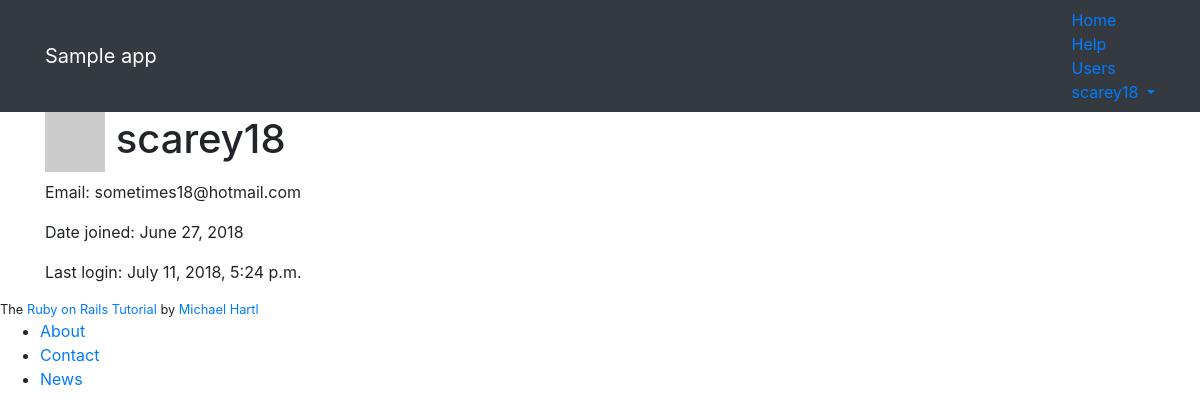
The app's page /users/1 (signed in), older data.
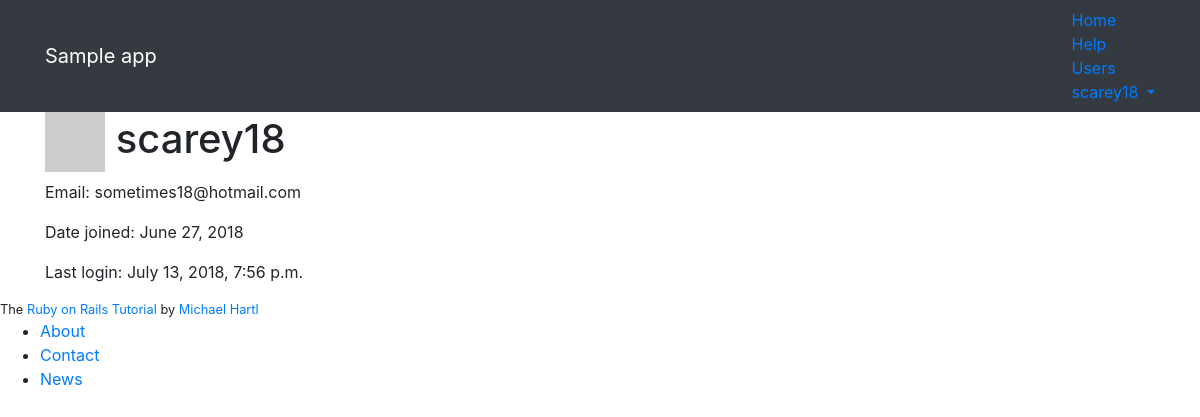
The same page, newer data.
### static_pages/models.py (models this page shows, shortened)
class User(AbstractUser):
    is_active = models.BooleanField(default=False)
    REQUIRED_FIELDS = ['email']
    def gravatar(self, size=60):
        digest = hashlib.md5(self.email.encode()).hexdigest()
        url = f'http://www.gravatar.com/avatar/{digest}'
        return mark_safe(f'<img src="{url}" height="{size}" width="{size}" class="gravatar">')

### static_pages/views.py (the view)
# urls.py: path('users/<int:pk>', views.UserProfile.as_view(), name='profile'),
class UserProfile(LoginRequiredMixin, DetailView):
    model = User
    template_name = 'static_pages/profile.html'
    fields = ['username', 'email']
    def get_context_object_name(self, obj):
        return 'u'
    def get_context_data(self, **kwargs):
        context = super().get_context_data(**kwargs)
        context['page_title'] = self.object.username
        return context
    def get_queryset(self):
        return active_users()

### static_pages/utils.py (called while the page is built)
def active_users():
    return User.objects.filter(is_active=True)

### static_pages/templates/static_pages/profile.html
{% extends 'base.html' %}
{% block content %}
<div class="row">
	<aside class="col-md-4">
		<section class="user_info">
			<h1>
				{{ u.gravatar }}
				{{ u.username }}
			</h1>
			<p>Email: {{ u.email }}</p>
			<p>Date joined: {{ u.date_joined|date:"F d, Y" }}</p>
			<p>Last login: {{ u.last_login }}</p>
		</section>
	</aside>
</div>
{% endblock %}

### static_pages/templates/base.html (shortened to what this page needs)
<head>
	<link rel="stylesheet" href="https://stackpath.bootstrapcdn.com/bootstrap/4.1.1/css/bootstrap.min.css">
	{% load static %}
	<link rel="stylesheet" type="text/css" href="{% static 'static_pages/style.scss' %}">
</head>
<body>
    <header class="navbar navbar-fixed-top navbar-dark bg-dark">
      	<div class="container">
        	<a href="{% url 'static_pages:home' %}" id="logo" class="navbar-brand">Sample app</a>
        	<nav>
          		<ul class="nav navbar-nav navbar-right">
            		<li><a href="{% url 'static_pages:home' %}">Home</a></li>
            		<li><a href="{% url 'static_pages:help' %}">Help</a></li>
            		{% if user.is_authenticated %}
            		<li><a href="{% url 'static_pages:index' %}">Users</a></li>
            		<li class="dropdown">
            			<a href="#" class="dropdown-toggle" data-toggle="dropdown">
            				{{ user.username }}<b class="caret"></b>
            			</a>
            		</li>
            		{% else %}
            		<li><a href="{% url 'static_pages:login' %}">Log in</a></li>
            		{% endif %}
          		</ul>
        	</nav>
      	</div>
    </header>
    <div class="container content">
        {% block content %}{% endblock %}
    </div>
    <footer class="footer">
		<small>
	    	The <a href="http://www.railstutorial.org/">Ruby on Rails Tutorial</a>
	   		by <a href="http://www.michaelhartl.com/">Michael Hartl</a>
	  	</small>
	  	<nav>
	    	<ul>
	      		<li><a href="{% url 'static_pages:about' %}">About</a></li>
	      		<li><a href="{% url 'static_pages:contact' %}">Contact</a></li>
	      		<li><a href="http://news.railstutorial.org/">News</a></li>
	    	</ul>
	  	</nav>
	</footer>
</body>

Row changes from the older to the newer data that the page shows:
changed User "scarey18": last_login "July 11, 2018, 5:24 p.m." → "July 13, 2018, 7:56 p.m."
